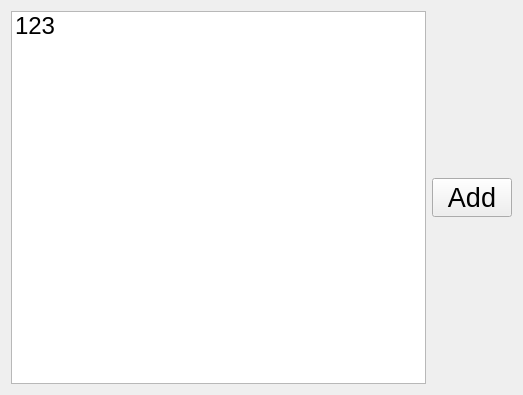
<?xml version="1.0" encoding="UTF-8"?>
<ui version="4.0">
 <class>Online</class>
 <widget class="QWidget" name="Online">
  <property name="geometry">
   <rect>
    <x>0</x>
    <y>0</y>
    <width>523</width>
    <height>395</height>
   </rect>
  </property>
  <property name="windowTitle">
   <string>Form</string>
  </property>
  <layout class="QHBoxLayout" name="horizontalLayout">
   <item>
    <widget class="QListWidget" name="listWidget">
     <property name="font">
      <font>
       <pointsize>18</pointsize>
      </font>
     </property>
     <item>
      <property name="text">
       <string>123</string>
      </property>
     </item>
    </widget>
   </item>
   <item>
    <layout class="QVBoxLayout" name="verticalLayout">
     <item>
      <spacer name="verticalSpacer">
       <property name="orientation">
        <enum>Qt::Vertical</enum>
       </property>
       <property name="sizeHint" stdset="0">
        <size>
         <width>20</width>
         <height>40</height>
        </size>
       </property>
      </spacer>
     </item>
     <item>
      <widget class="QPushButton" name="pushButton_add">
       <property name="font">
        <font>
         <pointsize>20</pointsize>
        </font>
       </property>
       <property name="text">
        <string>Add</string>
       </property>
      </widget>
     </item>
     <item>
      <spacer name="verticalSpacer_2">
       <property name="orientation">
        <enum>Qt::Vertical</enum>
       </property>
       <property name="sizeHint" stdset="0">
        <size>
         <width>20</width>
         <height>40</height>
        </size>
       </property>
      </spacer>
     </item>
    </layout>
   </item>
  </layout>
 </widget>
 <resources/>
 <connections/>
</ui>
